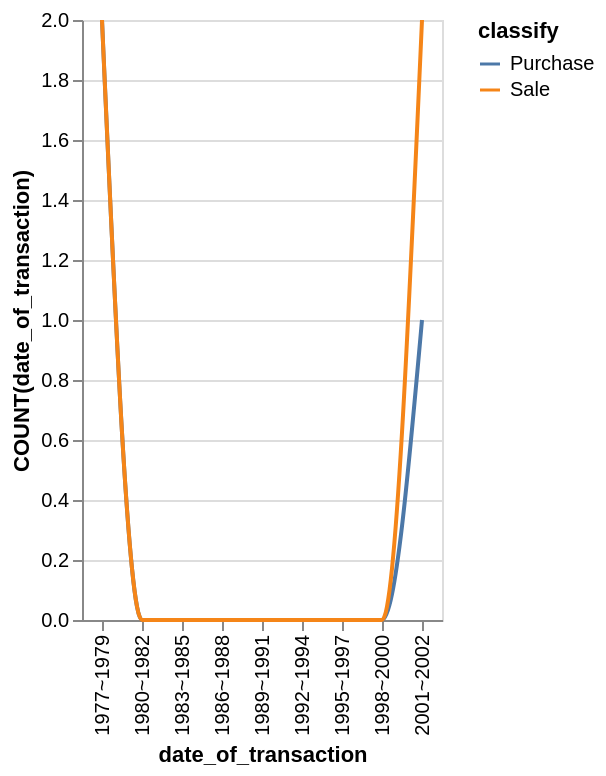

Write a Vega-Lite specification for this figure.
### Vega-Lite specification from a JSON file in a GitHub repository (floating-point values rounded to 4 significant figures)
{"data": {"values": [{"x_data": "1977~1979", "y_data": 2, "classify": "Purchase"}, {"x_data": "1980~1982", "y_data": 0, "classify": "Purchase"}, {"x_data": "1983~1985", "y_data": 0, "classify": "Purchase"}, {"x_data": "1986~1988", "y_data": 0, "classify": "Purchase"}, {"x_data": "1989~1991", "y_data": 0, "classify": "Purchase"}, {"x_data": "1992~1994", "y_data": 0, "classify": "Purchase"}, {"x_data": "1995~1997", "y_data": 0, "classify": "Purchase"}, {"x_data": "1998~2000", "y_data": 0, "classify": "Purchase"}, {"x_data": "2001~2002", "y_data": 1, "classify": "Purchase"}, {"x_data": "1977~1979", "y_data": 2, "classify": "Sale"}, {"x_data": "1980~1982", "y_data": 0, "classify": "Sale"}, {"x_data": "1983~1985", "y_data": 0, "classify": "Sale"}, {"x_data": "1986~1988", "y_data": 0, "classify": "Sale"}, {"x_data": "1989~1991", "y_data": 0, "classify": "Sale"}, {"x_data": "1992~1994", "y_data": 0, "classify": "Sale"}, {"x_data": "1995~1997", "y_data": 0, "classify": "Sale"}, {"x_data": "1998~2000", "y_data": 0, "classify": "Sale"}, {"x_data": "2001~2002", "y_data": 2, "classify": "Sale"}]}, "mark": {"type": "line", "interpolate": "monotone"}, "encoding": {"x": {"field": "x_data", "type": "nominal", "title": "date_of_transaction", "sort": "ascending"}, "y": {"field": "y_data", "type": "quantitative", "title": "COUNT(date_of_transaction)"}, "color": {"field": "classify"}}}
